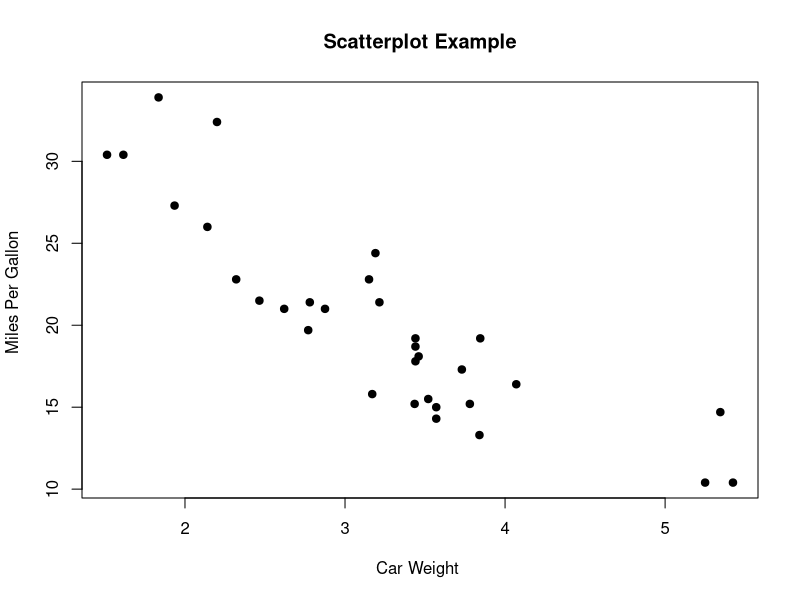
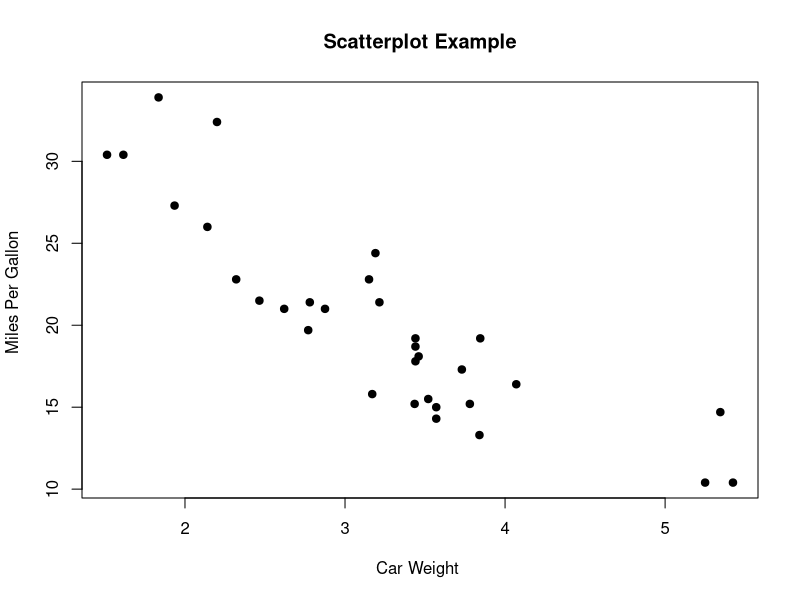
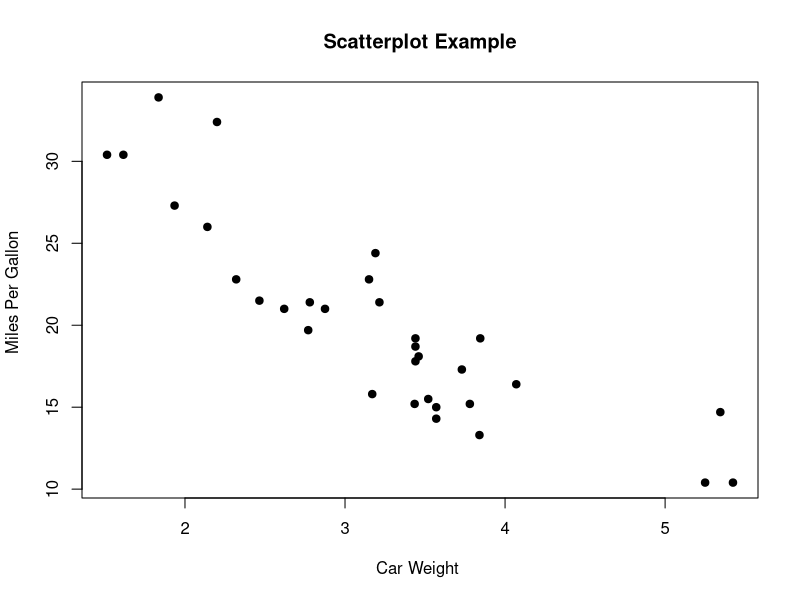
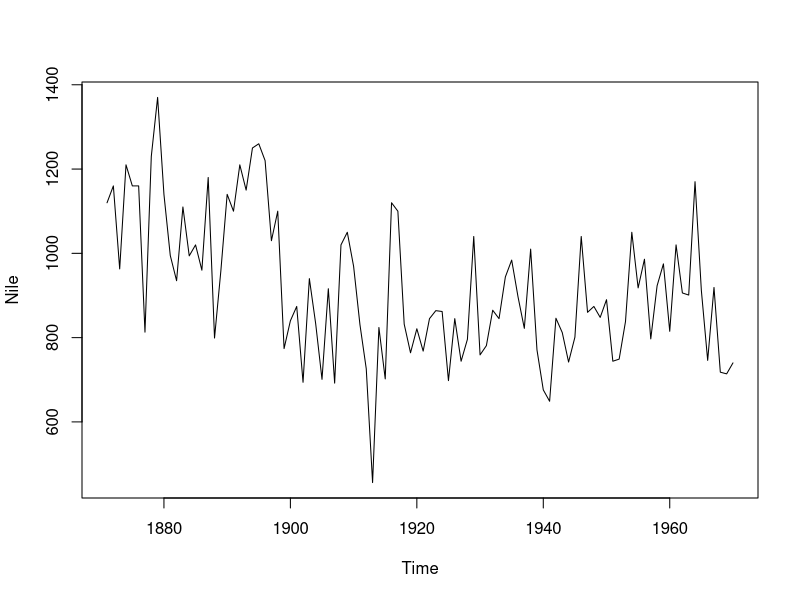
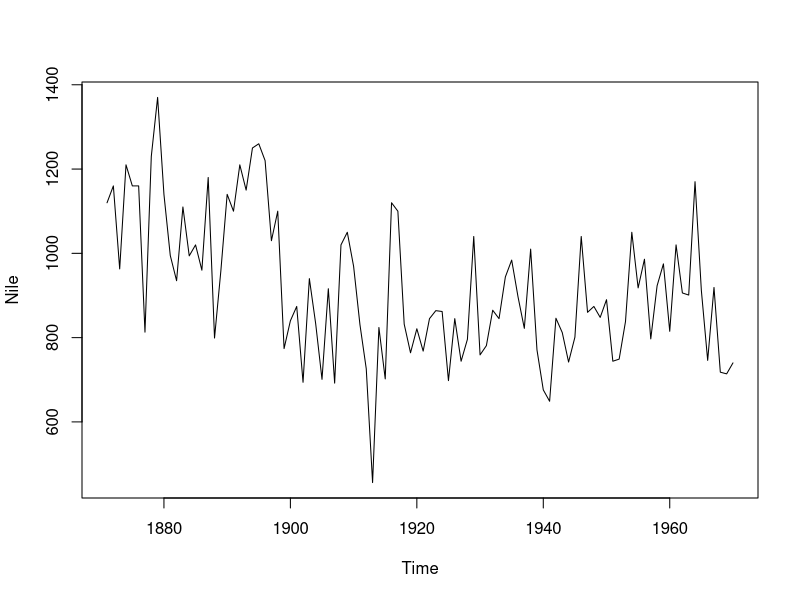

Write the R code that produced these figures, in order. (Note: this script raises an error after producing the figures.)
## ---- chunk 1
knitr::opts_chunk$set(echo = FALSE, fig.width = 4, fig.height = 3)
## ---- chunk 2
head(mtcars, 3)
## ---- chunk 3
attach(mtcars)
plot(wt, mpg, main="Scatterplot Example",
  	xlab="Car Weight ", ylab="Miles Per Gallon ", pch=19)  
## ---- chunk 4
plot(wt, mpg, main="Scatterplot Example",
  	xlab="Car Weight ", ylab="Miles Per Gallon ", pch=19)  
## ---- chunk 5
plot(wt, mpg, main="Scatterplot Example",
  	xlab="Car Weight ", ylab="Miles Per Gallon ", pch=19)  
## ---- chunk 6
plot(Nile)
## ---- chunk 7
plot(Nile)
## ---- chunk 8
inputPanel(
  selectInput("n_breaks", label= "Bins", c(10, 20, 30, 40), selected = 10)  #creates a dropdown selector
)

# create histogram
renderPlot({
hist(Nile, xlab= "Measurement", probability = TRUE, breaks = as.numeric(input$n_breaks))
})
